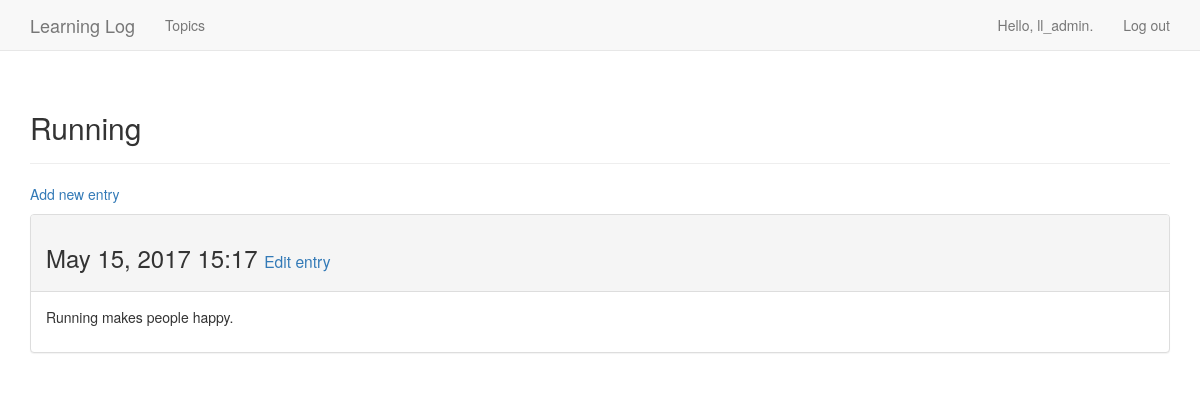
Before: /topics/3/ (signed in) with the older database file.
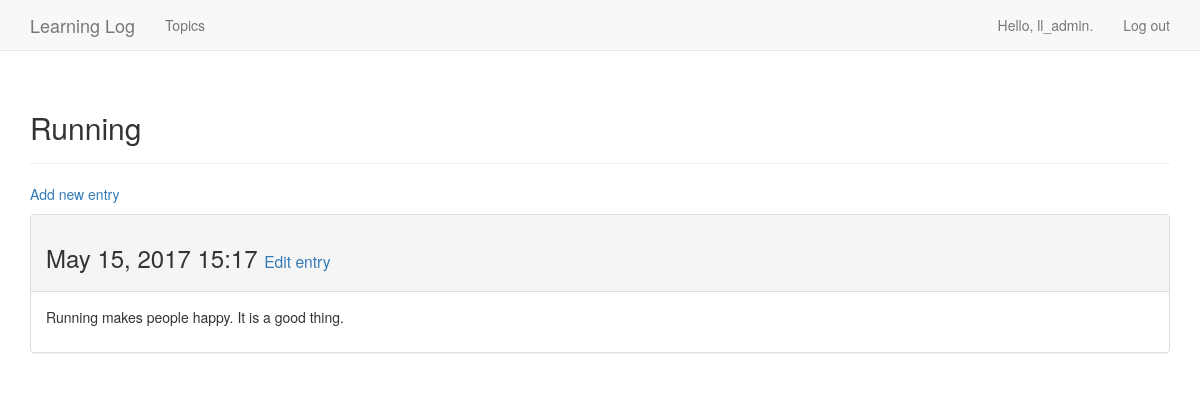
After: the same page with the newer database file.
### learning_logs/models.py (models this page shows, shortened)
class Entry(models.Model):
    topic = models.ForeignKey(Topic)
    text = models.TextField()
    date_added = models.DateTimeField(auto_now_add=True)
    class Meta:
        verbose_name_plural = 'entries'

### learning_logs/views.py (the view)
# urls.py: url(r'^topics/(?P<topic_id>\d+)/$', views.topic, name='topic'),
@login_required
def topic(request, topic_id):
    topic = Topic.objects.get(id=topic_id)
    if topic.owner != request.user:
        raise Http404
    entries = topic.entry_set.order_by('-date_added')
    context = {'topic': topic, 'entries': entries}
    return render(request, 'learning_logs/topic.html', context)

### learning_logs/models.py (called while the page is built)
    def __str__(self):
        return self.text

### learning_logs/templates/learning_logs/topic.html
{% extends 'learning_logs/base.html' %}
{% block header %}
    <h2>{{ topic }}</h2>
{% endblock header %}
{% block content %}
<p>
    <a href="{% url 'learning_logs:new_entry' topic.id %}">Add new entry</a>
</p>
    {%for entry in entries %}
        <div class="panel panel-default">
            <div class="panel-heading">
                <h3>
                    {{ entry.date_added|date:'M d, Y H:i' }}
                    <small>
                        <a href="{% url 'learning_logs:edit_entry' entry.id %}">Edit entry</a>
                    </small>
                </h3>
            </div>
            <div class="panel-body">
                {{ entry.text|linebreaks }}
            </div>
        </div>
        {% empty %}
            There are no entries for this topic yet.
    {% endfor %}
{% endblock content %}

Changed rows visible on the page:
changed Entry: text "Running makes people happy." → "Running makes people happy. It is a good thing."
